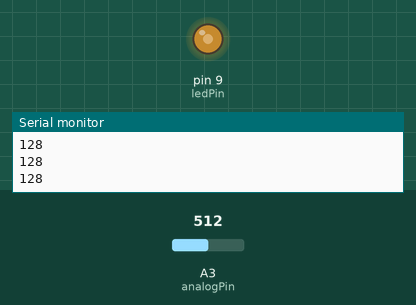
This sketch was run on a simulated Arduino Uno, built with avr-gcc and run on an emulated ATmega328P. Shown: output pins drawn as LEDs (lit = HIGH), the last lines printed to the serial monitor. The test bench sets the inputs (shaded band); at power-on: A3 (analogPin) = 512.

Above: at 1.2 s.
1.3 s: A3 (analogPin) set to 716
At 2.4 s:
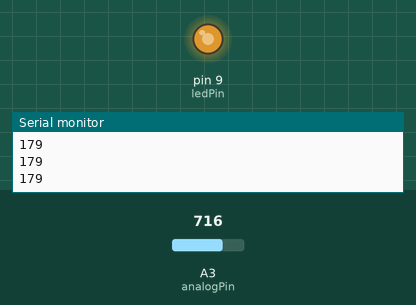
2.8 s: A3 (analogPin) set to 900
At 3.7 s:
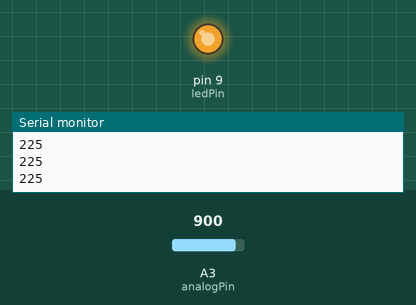
4.3 s: A3 (analogPin) set to 122
At 5.0 s:
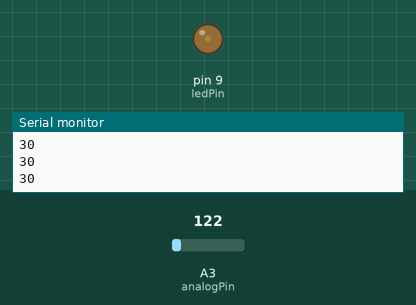
5.8 s: A3 (analogPin) set to 0
At 6.2 s:
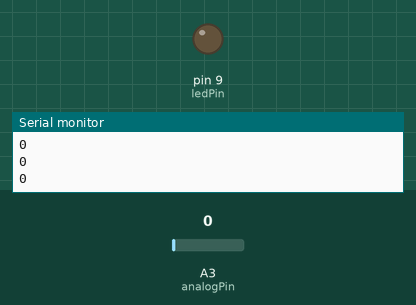
Timing chart, 0 to 8.3 s (numbered marks = the images above; inputs shaded):
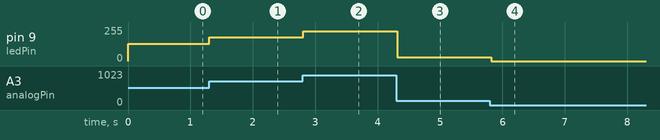

The sketch:

Inclass_Arduino_2.ino
```cpp
int ledPin = 9;      // LED connected to digital pin 9
int analogPin = 3;   // potentiometer connected to analog pin 3
int voltage = 0;

void setup() {
  pinMode(ledPin, OUTPUT); // setting output pin analog write
  Serial.begin(9600); // serial for software testing
}
void loop() {
  voltage = analogRead(analogPin); // this will be the voltage read in from potentiometer
  analogWrite( ledPin, voltage/4 ); // writing analogy to digital pin
  Serial.println(voltage/4); // prints the a number from 0-255 on the serial monitor
  delay(100); // delay make the changes smoother, dont go past 300 or else super slow
}
```

Measured:
- after the input at 1.3 s, pin 9 (ledPin): 128/255 → 179/255 at once
- after the input at 2.8 s, pin 9 (ledPin): 179/255 → 225/255 at once
- after the input at 4.3 s, pin 9 (ledPin): 225/255 → 30/255 at once
- after the input at 5.8 s, pin 9 (ledPin): 30/255 → 0/255 at once
